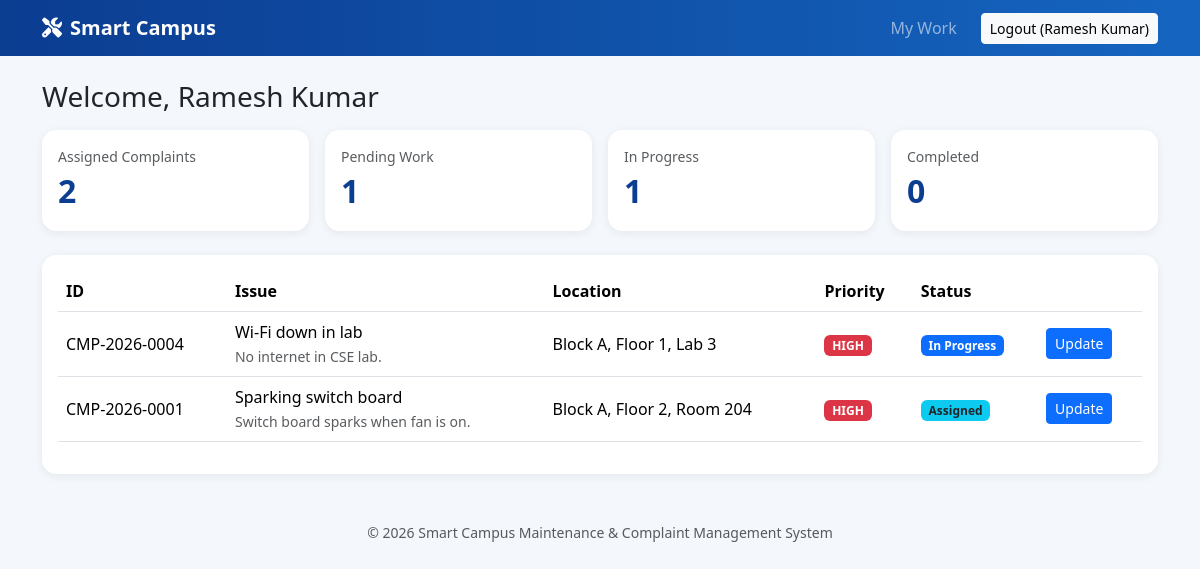
Screenshot of /staff/dashboard.php (signed in) with the database file from the repository.
### tables this page shows
CREATE TABLE complaints(id INT AUTO_INCREMENT PRIMARY KEY,user_id INT NOT NULL,category VARCHAR(40),title VARCHAR(150),description TEXT,location VARCHAR(150),severity ENUM('Low','Medium','High'),priority ENUM('LOW','MEDIUM','HIGH'),image VARCHAR(255),status ENUM('Pending','Assigned','In Progress','Resolved','Closed') DEFAULT 'Pending',created_at TIMESTAMP DEFAULT CURRENT_TIMESTAMP,updated_at TIMESTAMP DEFAULT CURRENT_TIMESTAMP ON UPDATE CURRENT_TIMESTAMP,FOREIGN KEY(user_id) REFERENCES users(id) ON DELETE CASCADE);

### staff/dashboard.php (the view)
<?php require '../includes/auth.php';require_role('staff');$sid=staff_id($db);
$st=$db->prepare('SELECT c.*,u.name uname FROM complaints c JOIN assignments a ON a.complaint_id=c.id JOIN users u ON u.id=c.user_id WHERE a.staff_id=? AND a.id=(SELECT MAX(id) FROM assignments WHERE complaint_id=c.id) ORDER BY c.id DESC');
$st->bind_param('i',$sid);$st->execute();$rows=$st->get_result()->fetch_all(MYSQLI_ASSOC);
$n=['t'=>count($rows),'a'=>0,'ip'=>0,'d'=>0];foreach($rows as $r){if($r['status']==='Assigned')$n['a']++;elseif($r['status']==='In Progress')$n['ip']++;else$n['d']++;}
$title='Staff Dashboard';include '../includes/header.php';?>
<h3 class="mb-3">Welcome, <?=e($_SESSION['name'])?></h3><div class="row g-3 mb-4"><?php foreach([['Assigned Complaints',$n['t']],['Pending Work',$n['a']],['In Progress',$n['ip']],['Completed',$n['d']]] as $c):?>
<div class="col-6 col-md-3"><div class="card p-3"><small class="text-muted"><?=$c[0]?></small><div class="stat"><?=$c[1]?></div></div></div><?php endforeach;?></div>
<div class="card p-3"><div class="table-responsive"><table class="table align-middle"><thead><tr><th>ID</th><th>Issue</th><th>Location</th><th>Priority</th><th>Status</th><th></th></tr></thead><tbody>
<?php foreach($rows as $r):?><tr><td><?=cid($r)?></td><td><?=e($r['title'])?><br><small class="text-muted"><?=e(mb_strimwidth($r['description'],0,70,'...'))?></small></td><td><?=e($r['location'])?></td><td><?=badge($r['priority'])?></td><td><?=badge($r['status'])?></td><td><a class="btn btn-sm btn-primary" href="update_complaint.php?id=<?=$r['id']?>">Update</a></td></tr><?php endforeach;?></tbody></table></div></div>
<?php include '../includes/footer.php';?>

### config/database.php (shortened to what this page needs)
<?php
function e($s){return htmlspecialchars((string)$s,ENT_QUOTES,'UTF-8');}
function cid($c){return 'CMP-'.date('Y',strtotime($c['created_at'])).'-'.str_pad($c['id'],4,'0',STR_PAD_LEFT);}
function badge($t){$m=['HIGH'=>'danger','MEDIUM'=>'warning text-dark','LOW'=>'success','Pending'=>'secondary','Assigned'=>'info text-dark','In Progress'=>'primary','Resolved'=>'success','Closed'=>'dark'];
 return '<span class="badge bg-'.($m[$t]??'secondary').'">'.e($t).'</span>';}
function staff_id($db){$st=$db->prepare('SELECT s.id FROM staff s JOIN users u ON u.email=s.email WHERE u.id=?');$st->bind_param('i',$_SESSION['uid']);$st->execute();$r=$st->get_result()->fetch_assoc();return $r['id']??0;}

### assets/css/style.css (style rules this page uses)
body { background:#f4f7fb;font-family:'Segoe UI',system-ui,sans-serif }
.card { border:0;border-radius:.9rem;box-shadow:0 2px 10px rgba(0,0,0,.07);transition:.25s }
.stat { font-size:2rem;font-weight:700;color:#0b3d91 }

### rows the page displays
complaints: cid($r) "CMP-2026-0004", title "Wi-Fi down in lab", description "No internet in CSE lab.", location "Block A, Floor 1, Lab 3", priority "HIGH In Progress"
complaints: cid($r) "CMP-2026-0001", title "Sparking switch board", description "Switch board sparks when fan is on.", location "Block A, Floor 2, Room 204", priority "HIGH Assigned"

### other values shown
$_SESSION['name'] "Ramesh Kumar"
$c[0] "Assigned Complaints"
$c[1] "2"
$c[0] "Pending Work"
$c[1] "1"
$c[0] "In Progress"
$c[0] "Completed"
$c[1] "0"
